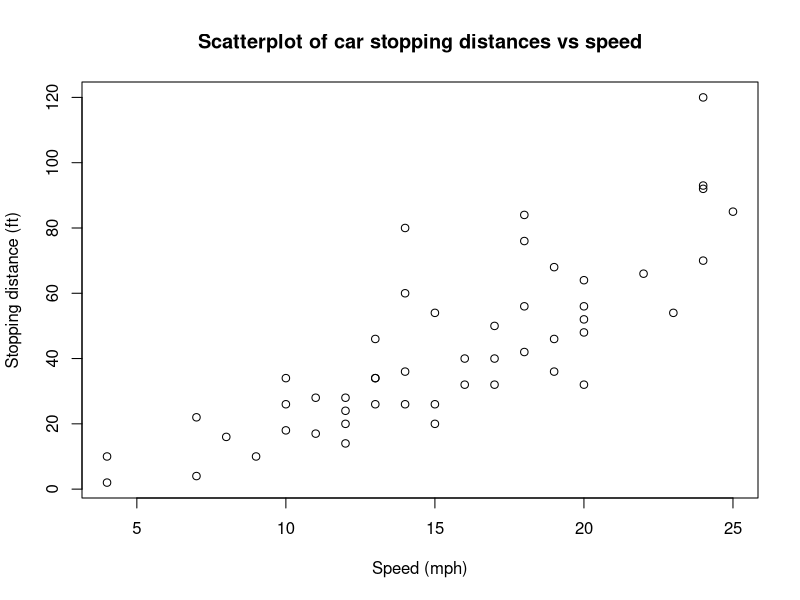
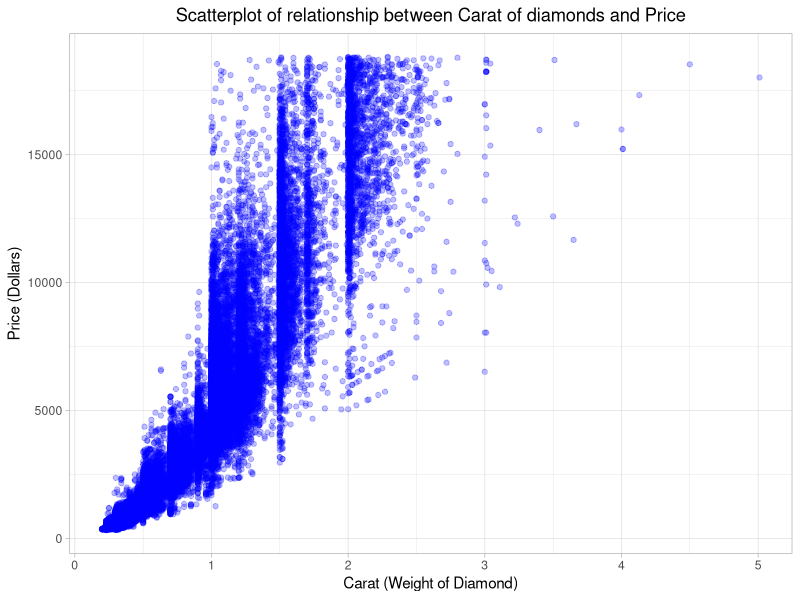
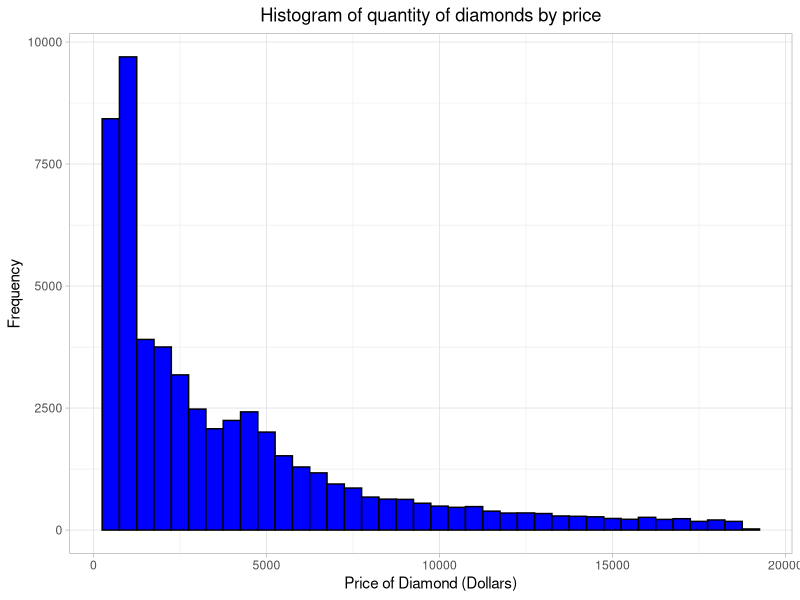
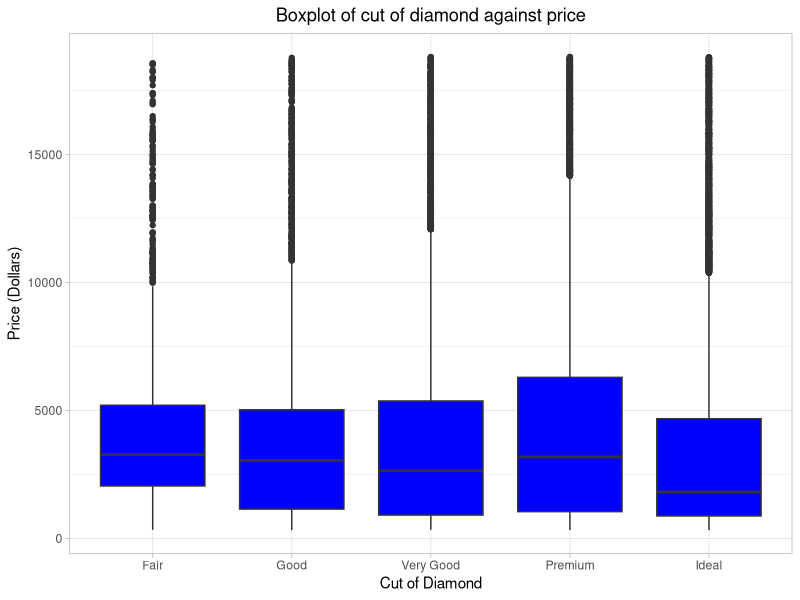

R code for these plots, in order:
# Question 1
df <- data.frame(
    People = c("Tahir", "Jiaan", "Caleb", "Layla", "Chris"),
    Height = c(160, 170, 185, 140, 160)
)
head(df)

# Question 2
my_vector <- seq(from = 1, to = 1000, by = 1)
my_matrix <- matrix(1:100, nrow = 10, ncol = 10)
my_dataframe <- data.frame(name = rep(c("a", "b"), each = 10), value = 21:40)
my_list <- list(my_vector, my_matrix, my_dataframe)

my_vector[4]
my_matrix[7, 4]
my_dataframe[10, "name"]
my_list[[1]][5]

# Question 3
# Method 1 - print
print(200:300)

# Method 2 - for loop
for (i in 200:300) {
    print(i)
}

# Method 3 - sapply
values <- 200:300
values
sapply(values, print)

# Question 4
animals <- c("tiger", "lion", "badger", "fox", "rabbit", "fish", "dog", "octopus")
animals <- replace(animals, c(6, 8), c("squirrel", "horse"))
animals

# Question 5
data(cars)
plot(cars, xlab = "Speed (mph)", ylab = "Stopping distance (ft)", main = "Scatterplot of car stopping distances vs speed")

# Question 6
library(dplyr)
data(starwars)
as.data.frame(head(arrange(starwars, desc(height)), 1))
as.data.frame(head(arrange(starwars, mass), 1))

# Question 7
library(dplyr)
data(storms)
head(unique(storms))
# Number of different storms
storms %>%
    distinct(name) %>%
    tally()

# Year with most storms
storms %>%
    distinct(name, year) %>%
    count(year) %>%
    arrange(desc(n)) %>%
    head(1)

# Highest Pressure
storms %>%
    select(name, year, pressure) %>%
    arrange(desc(pressure)) %>%
    head(1)

# Question 8
# Loading Requirements
library(tidyverse)
data(diamonds)

# Creating plot of relationship between carat and price
ggplot(aes(x = carat, y = price), data = diamonds) +
    geom_point(alpha = 0.25, colour = "blue") + # Creating scatterplot
    labs( # Adding labels to axis and title
        x = "Carat (Weight of Diamond)",
        y = "Price (Dollars)",
        title = "Scatterplot of relationship between Carat of diamonds and Price"
    ) +
    theme_light() + # Using Theme to centre title
    theme(plot.title = element_text(hjust = 0.5))

# Creating histogram of all prices
ggplot(aes(x = price), data = diamonds) +
    geom_histogram( # Creating Histogram
        binwidth = 500,
        colour = "black",
        fill = "blue"
    ) +
    labs( # Adding labels to axis and title
        x = "Price of Diamond (Dollars)",
        y = "Frequency",
        title = "Histogram of quantity of diamonds by price"
    ) +
    theme_light() + # Adjusting title to centre
    theme(plot.title = element_text(hjust = 0.5))

# Creating boxplot of diamond cut
ggplot(aes(x = cut, y = price), data = diamonds) +
    geom_boxplot( # Creating boxplot
        fill = "blue"
    ) +
    labs( # Adding axis labels and title
        x = "Cut of Diamond",
        y = "Price (Dollars)",
        title = "Boxplot of cut of diamond against price"
    ) +
    theme_light() + # Making title centred
    theme(plot.title = element_text(hjust = 0.5))

# Question 9
# Loading Requirements
library(dplyr)
data(diamonds)

# Find maximum and minimum prices
print(paste("Maximum price diamond: ", max(diamonds$price)))
print(paste("Minimum price diamond: ", min(diamonds$price)))

# Creating a price type column
diamonds <- diamonds %>%
    mutate(price_type = ifelse( # Create new column and pass in result of if else
        diamonds$price < 5000,
        "Low Price", # Result if True
        "High Price" # Result if False
    ))

# Question 10
# Function to convert diamond carat to grams or milligrams
carat_conversion <- function(carat, unit) {
    if (unit == "grams") { # Converts to grams
        return(carat * 0.2)
    } else if (unit == "milligrams") { # Converts to milligrams
        return(carat * 200)
    } else { # If no valid option selected
        return("Error: Choose a valid unit ('grams' or 'milligrams')")
    }
}
# Print the heaviest diamond (in grams)
print(paste("Heaviest Diamond weighs: ", carat_conversion(max(diamonds$carat), "grams"), " grams."))
